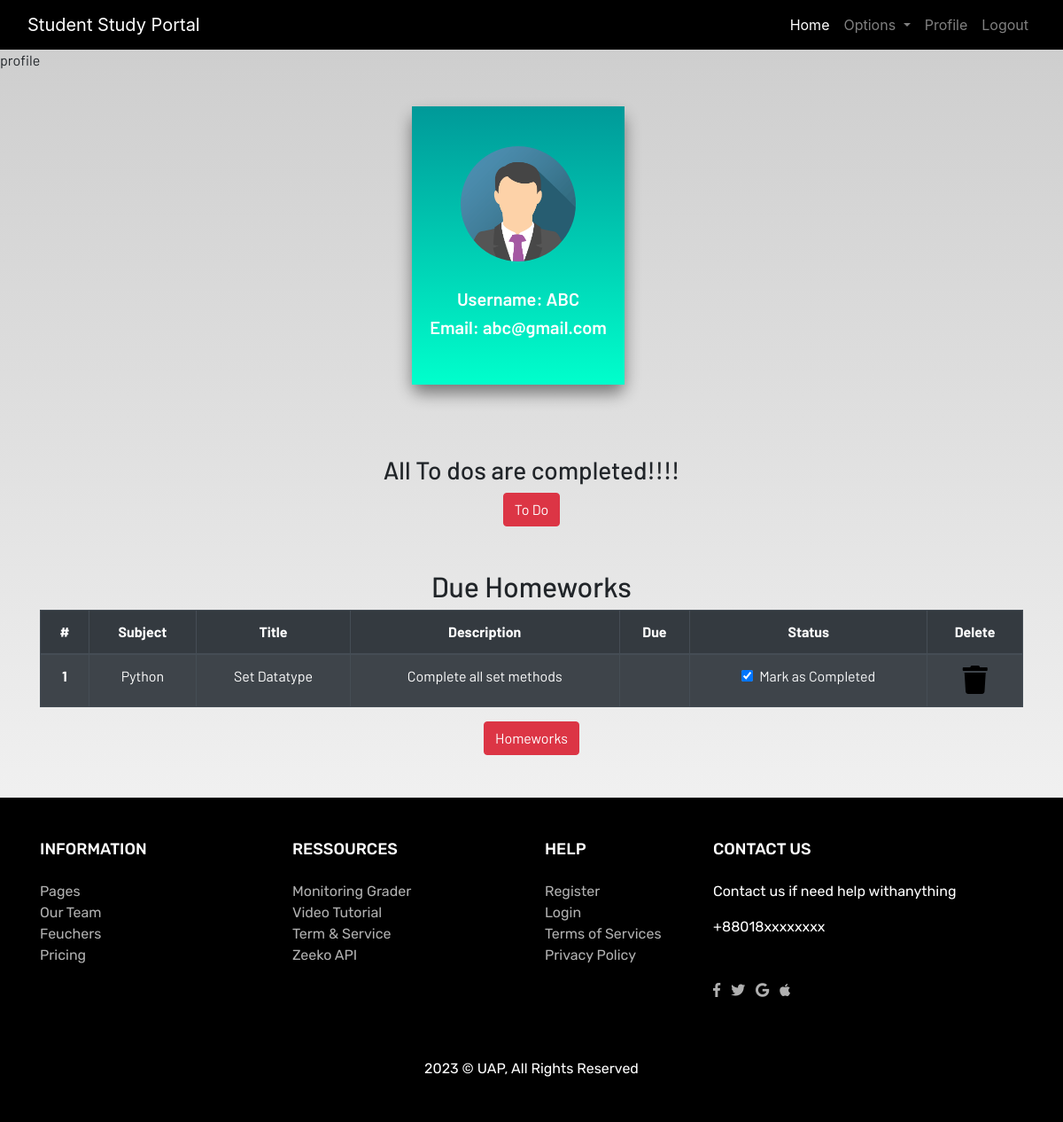
Screenshot of /profile/ (signed in) with the database file from the repository.
### my_app/models.py (models this page shows, shortened)
class Homework(models.Model):
    user = models.ForeignKey(User,on_delete = models.CASCADE)
    subject = models.CharField(max_length=100)
    title = models.CharField(max_length = 100)
    description = models.TextField()
    due = models.DateTimeField()
    is_finished = models.BooleanField(default = False)

### my_app/views.py (the view)
# urls.py: path('profile/',views.profile, name='profile'),
@login_required
def profile(request):
    homeworks=Homework.objects.filter(is_finished=False,user=request.user)
    todos=Todo.objects.filter(is_finished=False,user=request.user)
    print(request.user.username)
    if len(homeworks)==0:
        homework_done=True
    else:
        homework_done=False
    if len(todos)==0:
        todos_done=True
    else:
        todos_done=False
    context={
        'homeworks':homeworks,
        'todos':todos,
        'homework_done':homework_done,
        'todos_done':todos_done,
        'user_detail':request.user
    }
    return render(request, "my_app/profile.html", context)

### my_app/templates/my_app/profile.html (shortened to what this page needs)
{% extends 'my_app/base.html' %}
{% load crispy_forms_tags%}
{% block content %}
{% load static %}
{% block title %}
    profile
{% endblock %}
    <div class="container-fluid" id="profileinfo">
        <div class="container">
            <div class="page-content page-container m-auto" id="page-content">
                <div class="row container d-flex justify-content-center">
                    <div class="card">
                        <div class="bg-c-lite-green user-profile">
                            <div class="card-block text-center text-white">
                                <div class="m-b-25">
                                    <img style="height:130px;width:130px;" src="{% static '../static/images/default.png' %}" class="rounded-circle" alt="User-Profile-Image">
                                </div>
                                <h5 class="f-w-600 text-center">Username: {{ user_detail.username }}</h5>
                                <h5 class="f-w-600 text-center">Email: {{ user_detail.email }}</h5>
                            </div>
                        </div>
                    </div>
                </div>
            </div>
        </div>
    </div>
    <section class="text-center my-5">
        <div class="container">
            {% if not todos_done%}
            <h2>Due ToDos</h2>
            <table class="table table-striped table-bordered table-hover table-dark">
                <thead>
                    <tr>
                        <th scope="col">#</th>
                        <th scope="col">Title</th>
                        <th scope="col">Status</th>
                        <th scope="col">Delete</th>
                    </tr>
                </thead>
                <tbody>
                {% for todo in todos %}
                    <tr>
                        <th scope="row">{{forloop.counter}}</th>
                        <td>{{todo.title}}</td>
                        <td>
                            <a href="{% url 'my_app:update_todo' todo.id %}">
                                <div class="form-check">
                                {% if todo.is_finished == True %}
                                    <input class="form-check-input" type="checkbox" value="" checked>
                                    {% else %}
                                    <input class="form-check-input" type="checkbox" value="">
                                    {% endif %}
                                    <label class="form-check-label text-light" for="flexCheckDefault">
                                        Mark as Completed
                                    </label>
                                </div>
                            </a>
                        </td>
                        <td><a href="{%url 'my_app:delete_todo' todo.id %}"><i class="fa fa-trash fa-2x"></i></a></td>
                    </tr>
                    {% endfor %}
                </tbody>
            </table>
            {% else %}
            <h3>All To dos are completed!!!!</h3>
             {% endif %}
            <a href="{% url 'my_app:todo' %}" class="btn btn-danger">To Do</a>
            <br><br><br>
            {% if not homework_done %}
            <h2>Due Homeworks</h2>
            <table class="table table-striped table-bordered table-hover table-dark">
                <thead>
                    <tr>
                        <th scope="col">#</th>
                        <th scope="col">Subject</th>
                        <th scope="col">Title</th>
                        <th scope="col">Description</th>
                        <th scope="col">Due</th>
                        <th scope="col">Status</th>
                        <th scope="col">Delete</th>
                    </tr>
                </thead>
                <tbody>
                {% for homework in homeworks %}
                    <tr>
                        <th scope="row">{{forloop.counter}}</th>
                        <td>{{homework.subject}}</td>
                        <td>{{homework.title}}</td>
                        <td>{{homework.description}}</td>
                        <td>{{homework.date}}</td>
                        <td>
                            <a href="{% url 'my_app:update_homework' homework.id %}">
                                <div class="form-check">
                                {% if homework.is_finished == True %}
                                    <input class="form-check-input" type="checkbox" value="" checked>
                                    {% else %}
                                     <input class="form-check-input" type="checkbox" value="" checked>
                                     {% endif %}
                                    <label class="form-check-label text-light" for="flexCheckDefault">
                                        Mark as Completed
                                    </label>
                                </div>
                            </a>
                        </td>
                        <td><a href="{% url 'my_app:delete_homework' homework.id %}"><i class="fa fa-trash fa-2x"></i></a></td>
                    </tr>
                    {% endfor %}
                </tbody>
            </table>
            {% else %}
            <h3>All To homeworks are completed!!!!</h3>
            {% endif %}
            <a href="{% url 'my_app:homework' %}" class="btn btn-danger">Homeworks</a>
        </div>
    </section>
{% endblock %}

### sms/static/CSS/main.css (style rules this page uses)
html { scroll-behavior: smooth; height: 100%; width: 100%; }
.card { box-shadow: 15px 15px 10px rgb(78, 77, 77); }
a { text-decoration: none !important; color: black; }
.card img { height: 210px; }
html, body { max-width: 100%; overflow-x: hidden; height: 100%; width: 100%; }
body { background: linear-gradient(rgba(0, 0, 0, 0.2), rgba(255, 255, 255, 0.5)); overflow-x: hidden; background-repeat: no-repeat; }
.fa { color: black; }

### my_app/templates/my_app/profile.html (style rules this page uses)
.card { border-radius: 5px; box-shadow: 0px 10px 18px 0px rgba(0, 0, 0, 0.45); border: none; margin:10px 0 30px 0; border-radius: 10px; }
.bg-c-lite-green { background: -webkit-gradient(linear, left top, right top, from(#f29263), to(#ee5a6f)); background: linear-gradient(to top, #00ffcc, #009999) }
.user-profile { padding: 25px 0 }
.card-block { padding: 1.25rem; }
.m-b-25 { margin-bottom: 30px; }
.card-block { padding: 1.25rem }
.f-w-600 { font-weight: 600 }

### rows the page displays
Homework: subject "Python", title "Set Datatype", description "Complete all set methods"

### other values shown
{{ user_detail.username }} "ABC"
{{ user_detail.email }} "abc@gmail.com"
